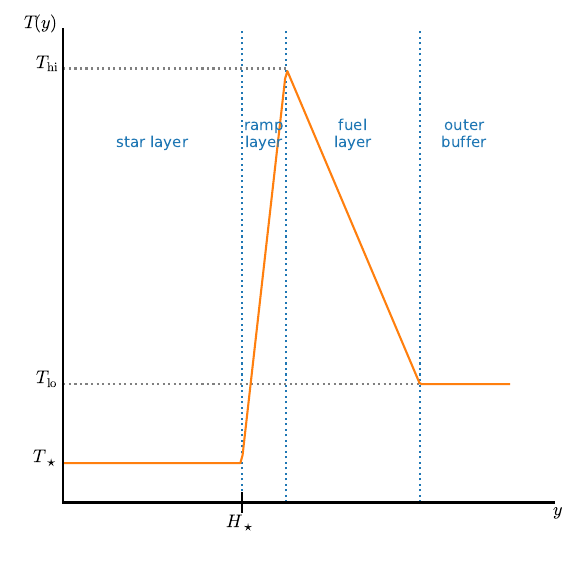

The Python source for this figure:
import numpy as np
import matplotlib.pyplot as plt

z_max = 10
z = np.linspace(0, z_max, 200)

H_star = 4
delta_atm = 1
z_isentropic = 3

T_star = 1.0
T_hi = 2.0
T_lo = 1.2

T = T_star*np.ones_like(z)

idx = z > H_star
T[idx] = (T_hi - T_star)/delta_atm*(z[idx] - H_star)  + T_star

plt.plot([H_star, H_star], [0.9, 2.1], color="C0", ls=":")
plt.text(H_star/2, 1.8, "star layer", color="C0", horizontalalignment="center", fontsize="small")

plt.text(-0.1, T_star, r"$T_\star$", horizontalalignment="right")

idx = z > H_star + delta_atm
T[idx] = (T_lo - T_hi)/z_isentropic*(z[idx] - (H_star + delta_atm)) + T_hi

plt.plot([H_star + delta_atm, H_star + delta_atm], [0.9, 2.1], color="C0", ls=":")
plt.text(H_star+delta_atm/2, 1.8, "ramp\nlayer", color="C0", horizontalalignment="center", fontsize="small")
plt.plot([0, H_star + delta_atm], [T_hi, T_hi], color="0.5", ls=":")
plt.text(-0.1, T_hi, r"$T_\mathrm{hi}$", horizontalalignment="right")

T[z > H_star + delta_atm + z_isentropic] = T_lo

plt.plot([H_star + delta_atm + z_isentropic, H_star + delta_atm + z_isentropic], [0.9, 2.1], color="C0", ls=":")
plt.text(H_star+delta_atm + z_isentropic/2, 1.8, "fuel\nlayer", color="C0", horizontalalignment="center", fontsize="small")

plt.plot([0, H_star + delta_atm + z_isentropic], [T_lo, T_lo], color="0.5", ls=":")
plt.text(-0.1, T_lo, r"$T_\mathrm{lo}$", horizontalalignment="right")


plt.text(H_star+delta_atm + z_isentropic + 0.5*(z_max - (H_star+delta_atm+z_isentropic)),
         1.8, "outer\nbuffer", color="C0", horizontalalignment="center", fontsize="small")
plt.plot(z, T, color="C1")
plt.axis("off")

plt.plot([0, 11], [0.9, 0.9], color="k")
plt.text(11, 0.9, r"$y$", color="k", verticalalignment="top")

plt.plot([0, 0], [0.9, 2.1], color="k")
plt.text(-0.1, 2.1, r"$T(y)$", color="k", horizontalalignment="right")

plt.plot([H_star, H_star], [0.9-0.025, 0.9+0.025], color="k")
plt.text(H_star, 0.9-0.03, r"$H_\star$", horizontalalignment="center", verticalalignment="top")

plt.tight_layout()

f = plt.gcf()
f.set_size_inches(6.0,6.0)

plt.savefig("model.pdf", bbox_inches="tight", pad_inches=0.0)


